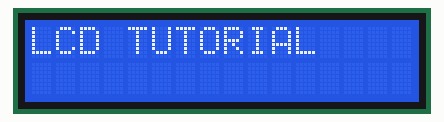
The sketch below on a simulated Arduino Leonardo, built with avr-gcc and run on an emulated ATmega32U4. On the bench: 16×2 character LCD.

Above: at 0.25 s.
At 0.87 s:
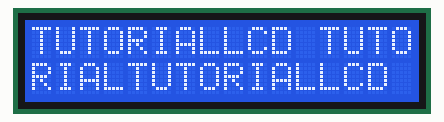
At 1.78 s:
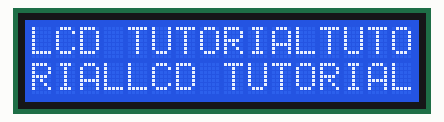

Measured:
- by itself, everything shown: repeats every 1.5 s, in 5 steps

The sketch:

LCD_Debug.ino
```cpp
#include <Wire.h>
#include <LiquidCrystal_I2C.h>
LiquidCrystal_I2C lcd(0x27,16,2);
void setup() {
  lcd.begin();
  lcd.clear();
  lcd.backlight();      // Make sure backlight is on

  // Print a message on both lines of the LCD.
  lcd.setCursor(2,0);   //Set cursor to character 2 on line 0
  lcd.print("Hello world!");

  lcd.setCursor(2,1);   //Move cursor to character 2 on line 1
  lcd.print("LCD Tutorial");
  lcd.clear();
}

void loop() {

  lcd.print("LCD TUTORIAL");
  }


/*#include <Wire.h>

void setup() {
  Serial.begin (9600);

  // Leonardo: wait for serial port to connect
  while (!Serial)
    {
    }

  Serial.println ();
  Serial.println ("I2C scanner. Scanning ...");
  byte count = 0;

  Wire.begin();
  for (byte i = 8; i < 120; i++)
  {
    Wire.beginTransmission (i);
    if (Wire.endTransmission () == 0)
      {
      Serial.print ("Found address: ");
      Serial.print (i, DEC);
      Serial.print (" (0x");
      Serial.print (i, HEX);
      Serial.println (")");
      count++;
      delay (1);  // maybe unneeded?
      } // end of good response
  } // end of for loop
  Serial.println ("Done.");
  Serial.print ("Found ");
  Serial.print (count, DEC);
  Serial.println (" device(s).");
}

// end of setup

void loop(){}*/
```
